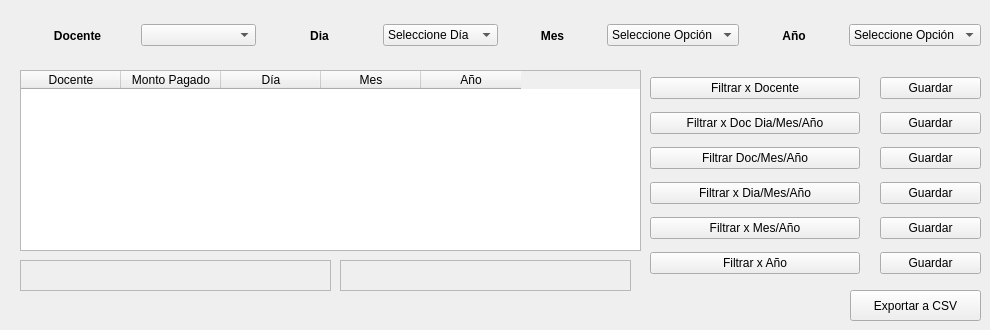
   <widget class="QWidget" name="tab_2">
    <attribute name="icon">
     <iconset>
      <activeon>:/icons/pix/oxygen/48x48/actions/view-credit-card-account.png</activeon>
     </iconset>
    </attribute>
    <attribute name="title">
     <string>Liquidación Docentes</string>
    </attribute>
    <widget class="QTableWidget" name="tableLiqDocentes">
     <property name="geometry">
      <rect>
       <x>20</x>
       <y>70</y>
       <width>621</width>
       <height>181</height>
      </rect>
     </property>
     <property name="layoutDirection">
      <enum>Qt::LeftToRight</enum>
     </property>
     <property name="textElideMode">
      <enum>Qt::ElideMiddle</enum>
     </property>
     <column>
      <property name="text">
       <string>Docente</string>
      </property>
      <property name="textAlignment">
       <set>AlignHCenter|AlignVCenter|AlignCenter</set>
      </property>
     </column>
     <column>
      <property name="text">
       <string>Monto Pagado</string>
      </property>
      <property name="textAlignment">
       <set>AlignHCenter|AlignVCenter|AlignCenter</set>
      </property>
     </column>
     <column>
      <property name="text">
       <string>Día</string>
      </property>
      <property name="textAlignment">
       <set>AlignHCenter|AlignVCenter|AlignCenter</set>
      </property>
     </column>
     <column>
      <property name="text">
       <string>Mes</string>
      </property>
      <property name="textAlignment">
       <set>AlignHCenter|AlignVCenter|AlignCenter</set>
      </property>
     </column>
     <column>
      <property name="text">
       <string>Año</string>
      </property>
      <property name="textAlignment">
       <set>AlignHCenter|AlignVCenter|AlignCenter</set>
      </property>
     </column>
    </widget>
    <widget class="QLabel" name="mensajePagos_2">
     <property name="geometry">
      <rect>
       <x>20</x>
       <y>260</y>
       <width>311</width>
       <height>31</height>
      </rect>
     </property>
     <property name="font">
      <font>
       <weight>75</weight>
       <bold>true</bold>
      </font>
     </property>
     <property name="frameShape">
      <enum>QFrame::StyledPanel</enum>
     </property>
     <property name="frameShadow">
      <enum>QFrame::Raised</enum>
     </property>
     <property name="text">
      <string/>
     </property>
     <property name="alignment">
      <set>Qt::AlignCenter</set>
     </property>
    </widget>
    <widget class="QWidget" name="layoutWidget">
     <property name="geometry">
      <rect>
       <x>20</x>
       <y>20</y>
       <width>961</width>
       <height>31</height>
      </rect>
     </property>
     <layout class="QHBoxLayout" name="horizontalLayout_8">
      <item>
       <layout class="QHBoxLayout" name="horizontalLayout_5">
        <item>
         <widget class="QLabel" name="label_11">
          <property name="font">
           <font>
            <weight>75</weight>
            <bold>true</bold>
           </font>
          </property>
          <property name="text">
           <string>Docente</string>
          </property>
          <property name="alignment">
           <set>Qt::AlignCenter</set>
          </property>
         </widget>
        </item>
        <item>
         <widget class="QComboBox" name="comboBoxDocente_2"/>
        </item>
       </layout>
      </item>
      <item>
       <layout class="QHBoxLayout" name="horizontalLayout_10">
        <item>
         <widget class="QLabel" name="label_16">
          <property name="font">
           <font>
            <weight>75</weight>
            <bold>true</bold>
           </font>
          </property>
          <property name="text">
           <string>Dia</string>
          </property>
          <property name="alignment">
           <set>Qt::AlignCenter</set>
          </property>
         </widget>
        </item>
        <item>
         <widget class="QComboBox" name="comboBoxDia_3">
          <item>
           <property name="text">
            <string>Seleccione Día</string>
           </property>
          </item>
          <item>
           <property name="text">
            <string>1</string>
           </property>
          </item>
          <item>
           <property name="text">
            <string>2</string>
           </property>
          </item>
          <item>
           <property name="text">
            <string>3</string>
           </property>
          </item>
          <item>
           <property name="text">
            <string>4</string>
           </property>
          </item>
          <item>
           <property name="text">
            <string>5</string>
           </property>
          </item>
          <item>
           <property name="text">
            <string>6</string>
           </property>
          </item>
          <item>
           <property name="text">
            <string>7</string>
           </property>
          </item>
          <item>
           <property name="text">
            <string>8</string>
           </property>
          </item>
          <item>
           <property name="text">
            <string>9</string>
           </property>
          </item>
          <item>
           <property name="text">
            <string>10</string>
           </property>
          </item>
          <item>
           <property name="text">
            <string>11</string>
           </property>
          </item>
          <item>
           <property name="text">
            <string>12</string>
           </property>
          </item>
          <item>
           <property name="text">
            <string>13</string>
           </property>
          </item>
          <item>
           <property name="text">
            <string>14</string>
           </property>
          </item>
          <item>
           <property name="text">
            <string>15</string>
           </property>
          </item>
          <item>
           <property name="text">
            <string>16</string>
           </property>
          </item>
          <item>
           <property name="text">
            <string>17</string>
           </property>
          </item>
          <item>
           <property name="text">
            <string>18</string>
           </property>
          </item>
          <item>
           <property name="text">
            <string>19</string>
           </property>
          </item>
          <item>
           <property name="text">
            <string>20</string>
           </property>
          </item>
          <item>
           <property name="text">
            <string>21</string>
           </property>
          </item>
          <item>
           <property name="text">
            <string>22</string>
           </property>
          </item>
          <item>
           <property name="text">
            <string>23</string>
           </property>
          </item>
          <item>
           <property name="text">
            <string>24</string>
           </property>
          </item>
          <item>
           <property name="text">
            <string>25</string>
           </property>
          </item>
          <item>
           <property name="text">
            <string>26</string>
           </property>
          </item>
          <item>
           <property name="text">
            <string>27</string>
           </property>
          </item>
          <item>
           <property name="text">
            <string>28</string>
           </property>
          </item>
          <item>
           <property name="text">
            <string>29</string>
           </property>
          </item>
          <item>
           <property name="text">
            <string>30</string>
           </property>
          </item>
          <item>
           <property name="text">
            <string>31</string>
           </property>
          </item>
         </widget>
        </item>
       </layout>
      </item>
      <item>
       <layout class="QHBoxLayout" name="horizontalLayout_6">
        <item>
         <widget class="QLabel" name="label_12">
          <property name="font">
           <font>
            <weight>75</weight>
            <bold>true</bold>
           </font>
          </property>
          <property name="text">
           <string>Mes</string>
          </property>
          <property name="alignment">
           <set>Qt::AlignCenter</set>
          </property>
         </widget>
        </item>
        <item>
         <widget class="QComboBox" name="mes_3">
          <item>
           <property name="text">
            <string>Seleccione Opción</string>
           </property>
          </item>
          <item>
           <property name="text">
            <string>Enero</string>
           </property>
          </item>
          <item>
           <property name="text">
            <string>Febrero</string>
           </property>
          </item>
          <item>
           <property name="text">
            <string>Marzo</string>
           </property>
          </item>
          <item>
           <property name="text">
            <string>Abril</string>
           </property>
          </item>
          <item>
           <property name="text">
            <string>Mayo</string>
           </property>
          </item>
          <item>
           <property name="text">
            <string>Junio</string>
           </property>
          </item>
          <item>
           <property name="text">
            <string>Julio</string>
           </property>
          </item>
          <item>
           <property name="text">
            <string>Agosto</string>
           </property>
          </item>
          <item>
           <property name="text">
            <string>Septiembre</string>
           </property>
          </item>
          <item>
           <property name="text">
            <string>Octubre</string>
           </property>
          </item>
          <item>
           <property name="text">
            <string>Noviembre</string>
           </property>
          </item>
          <item>
           <property name="text">
            <string>Diciembre</string>
           </property>
          </item>
         </widget>
        </item>
       </layout>
      </item>
      <item>
       <layout class="QHBoxLayout" name="horizontalLayout_7">
        <item>
         <widget class="QLabel" name="label_13">
          <property name="font">
           <font>
            <weight>75</weight>
            <bold>true</bold>
           </font>
          </property>
          <property name="text">
           <string>Año</string>
          </property>
          <property name="alignment">
           <set>Qt::AlignCenter</set>
          </property>
         </widget>
        </item>
        <item>
         <widget class="QComboBox" name="anio_3">
          <item>
           <property name="text">
            <string>Seleccione Opción</string>
           </property>
          </item>
          <item>
           <property name="text">
            <string>2000</string>
           </property>
          </item>
          <item>
           <property name="text">
            <string>2001</string>
           </property>
          </item>
          <item>
           <property name="text">
            <string>2002</string>
           </property>
          </item>
          <item>
           <property name="text">
            <string>2003</string>
           </property>
          </item>
          <item>
           <property name="text">
            <string>2004</string>
           </property>
          </item>
          <item>
           <property name="text">
            <string>2005</string>
           </property>
          </item>
          <item>
           <property name="text">
            <string>2006</string>
           </property>
          </item>
          <item>
           <property name="text">
            <string>2007</string>
           </property>
          </item>
          <item>
           <property name="text">
            <string>2008</string>
           </property>
          </item>
          <item>
           <property name="text">
            <string>2009</string>
           </property>
          </item>
          <item>
           <property name="text">
            <string>2010</string>
           </property>
          </item>
          <item>
           <property name="text">
            <string>2011</string>
           </property>
          </item>
          <item>
           <property name="text">
            <string>2012</string>
           </property>
          </item>
          <item>
           <property name="text">
            <string>2013</string>
           </property>
          </item>
          <item>
           <property name="text">
            <string>2014</string>
           </property>
          </item>
          <item>
           <property name="text">
            <string>2015</string>
           </property>
          </item>
          <item>
           <property name="text">
            <string>2016</string>
           </property>
          </item>
          <item>
           <property name="text">
            <string>2017</string>
           </property>
          </item>
          <item>
           <property name="text">
            <string>2018</string>
           </property>
          </item>
          <item>
           <property name="text">
            <string>2019</string>
           </property>
          </item>
          <item>
           <property name="text">
            <string>2020</string>
           </property>
          </item>
          <item>
           <property name="text">
            <string>2021</string>
           </property>
          </item>
          <item>
           <property name="text">
            <string>2022</string>
           </property>
          </item>
          <item>
           <property name="text">
            <string>2023</string>
           </property>
          </item>
          <item>
           <property name="text">
            <string>2024</string>
           </property>
          </item>
          <item>
           <property name="text">
            <string>2025</string>
           </property>
          </item>
          <item>
           <property name="text">
            <string>2026</string>
           </property>
          </item>
          <item>
           <property name="text">
            <string>2027</string>
           </property>
          </item>
          <item>
           <property name="text">
            <string>2028</string>
           </property>
          </item>
          <item>
           <property name="text">
            <string>2029</string>
           </property>
          </item>
          <item>
           <property name="text">
            <string>2030</string>
           </property>
          </item>
          <item>
           <property name="text">
            <string>2031</string>
           </property>
          </item>
          <item>
           <property name="text">
            <string>2032</string>
           </property>
          </item>
          <item>
           <property name="text">
            <string>2033</string>
           </property>
          </item>
          <item>
           <property name="text">
            <string>2034</string>
           </property>
          </item>
          <item>
           <property name="text">
            <string>2035</string>
           </property>
          </item>
          <item>
           <property name="text">
            <string>2036</string>
           </property>
          </item>
          <item>
           <property name="text">
            <string>2037</string>
           </property>
          </item>
          <item>
           <property name="text">
            <string>2038</string>
           </property>
          </item>
          <item>
           <property name="text">
            <string>2039</string>
           </property>
          </item>
          <item>
           <property name="text">
            <string>2040</string>
           </property>
          </item>
          <item>
           <property name="text">
            <string>2041</string>
           </property>
          </item>
          <item>
           <property name="text">
            <string>2042</string>
           </property>
          </item>
          <item>
           <property name="text">
            <string>2043</string>
           </property>
          </item>
          <item>
           <property name="text">
            <string>2044</string>
           </property>
          </item>
          <item>
           <property name="text">
            <string>2045</string>
           </property>
          </item>
          <item>
           <property name="text">
            <string>2046</string>
           </property>
          </item>
          <item>
           <property name="text">
            <string>2047</string>
           </property>
          </item>
          <item>
           <property name="text">
            <string>2048</string>
           </property>
          </item>
          <item>
           <property name="text">
            <string>2049</string>
           </property>
          </item>
          <item>
           <property name="text">
            <string>2050</string>
           </property>
          </item>
          <item>
           <property name="text">
            <string>2051</string>
           </property>
          </item>
          <item>
           <property name="text">
            <string>2052</string>
           </property>
          </item>
          <item>
           <property name="text">
            <string>2053</string>
           </property>
          </item>
          <item>
           <property name="text">
            <string>2054</string>
           </property>
          </item>
          <item>
           <property name="text">
            <string>2055</string>
           </property>
          </item>
          <item>
           <property name="text">
            <string>2056</string>
           </property>
          </item>
          <item>
           <property name="text">
            <string>2057</string>
           </property>
          </item>
          <item>
           <property name="text">
            <string>2058</string>
           </property>
          </item>
          <item>
           <property name="text">
            <string>2059</string>
           </property>
          </item>
          <item>
           <property name="text">
            <string>2060</string>
           </property>
          </item>
          <item>
           <property name="text">
            <string>2061</string>
           </property>
          </item>
          <item>
           <property name="text">
            <string>2062</string>
           </property>
          </item>
          <item>
           <property name="text">
            <string>2063</string>
           </property>
          </item>
          <item>
           <property name="text">
            <string>2064</string>
           </property>
          </item>
          <item>
           <property name="text">
            <string>2065</string>
           </property>
          </item>
          <item>
           <property name="text">
            <string>2066</string>
           </property>
          </item>
          <item>
           <property name="text">
            <string>2067</string>
           </property>
          </item>
          <item>
           <property name="text">
            <string>2068</string>
           </property>
          </item>
          <item>
           <property name="text">
            <string>2069</string>
           </property>
          </item>
          <item>
           <property name="text">
            <string>2070</string>
           </property>
          </item>
          <item>
           <property name="text">
            <string>2071</string>
           </property>
          </item>
          <item>
           <property name="text">
            <string>2072</string>
           </property>
          </item>
          <item>
           <property name="text">
            <string>2073</string>
           </property>
          </item>
          <item>
           <property name="text">
            <string>2074</string>
           </property>
          </item>
          <item>
           <property name="text">
            <string>2075</string>
           </property>
          </item>
          <item>
           <property name="text">
            <string>2076</string>
           </property>
          </item>
          <item>
           <property name="text">
            <string>2077</string>
           </property>
          </item>
          <item>
           <property name="text">
            <string>2078</string>
           </property>
          </item>
          <item>
           <property name="text">
            <string>2079</string>
           </property>
          </item>
          <item>
           <property name="text">
            <string>2080</string>
           </property>
          </item>
          <item>
           <property name="text">
            <string>2081</string>
           </property>
          </item>
          <item>
           <property name="text">
            <string>2082</string>
           </property>
          </item>
          <item>
           <property name="text">
            <string>2083</string>
           </property>
          </item>
          <item>
           <property name="text">
            <string>2084</string>
           </property>
          </item>
          <item>
           <property name="text">
            <string>2085</string>
           </property>
          </item>
          <item>
           <property name="text">
            <string>2086</string>
           </property>
          </item>
          <item>
           <property name="text">
            <string>2087</string>
           </property>
          </item>
          <item>
           <property name="text">
            <string>2088</string>
           </property>
          </item>
          <item>
           <property name="text">
            <string>2089</string>
           </property>
          </item>
          <item>
           <property name="text">
            <string>2090</string>
           </property>
          </item>
          <item>
           <property name="text">
            <string>2091</string>
           </property>
          </item>
          <item>
           <property name="text">
            <string>2092</string>
           </property>
          </item>
          <item>
           <property name="text">
            <string>2093</string>
           </property>
          </item>
          <item>
           <property name="text">
            <string>2094</string>
           </property>
          </item>
          <item>
           <property name="text">
            <string>2095</string>
           </property>
          </item>
          <item>
           <property name="text">
            <string>2096</string>
           </property>
          </item>
          <item>
           <property name="text">
            <string>2097</string>
           </property>
          </item>
          <item>
           <property name="text">
            <string>2098</string>
           </property>
          </item>
          <item>
           <property name="text">
            <string>2099</string>
           </property>
          </item>
         </widget>
        </item>
       </layout>
      </item>
     </layout>
    </widget>
    <widget class="QWidget" name="layoutWidget">
     <property name="geometry">
      <rect>
       <x>650</x>
       <y>70</y>
       <width>210</width>
       <height>211</height>
      </rect>
     </property>
     <layout class="QVBoxLayout" name="verticalLayout_7">
      <item>
       <widget class="QPushButton" name="filtroDocente">
        <property name="text">
         <string>Filtrar x Docente</string>
        </property>
        <property name="icon">
         <iconset>
          <activeon>:/icons/pix/oxygen/48x48/status/meeting-observer.png</activeon>
         </iconset>
        </property>
        <property name="iconSize">
         <size>
          <width>22</width>
          <height>22</height>
         </size>
        </property>
       </widget>
      </item>
      <item>
       <widget class="QPushButton" name="filtroDocMesAnio">
        <property name="text">
         <string>Filtrar x Doc Dia/Mes/Año</string>
        </property>
        <property name="icon">
         <iconset>
          <activeon>:/icons/pix/oxygen/48x48/actions/view-calendar-month.png</activeon>
         </iconset>
        </property>
        <property name="iconSize">
         <size>
          <width>22</width>
          <height>22</height>
         </size>
        </property>
       </widget>
      </item>
      <item>
       <widget class="QPushButton" name="pushButton_2">
        <property name="text">
         <string>Filtrar Doc/Mes/Año</string>
        </property>
        <property name="icon">
         <iconset>
          <activeon>:/icons/pix/oxygen/48x48/actions/view-calendar-workweek.png</activeon>
         </iconset>
        </property>
        <property name="iconSize">
         <size>
          <width>22</width>
          <height>22</height>
         </size>
        </property>
       </widget>
      </item>
      <item>
       <widget class="QPushButton" name="filtroDiaMesAnio">
        <property name="text">
         <string>Filtrar x Dia/Mes/Año</string>
        </property>
        <property name="icon">
         <iconset>
          <activeon>:/icons/pix/oxygen/48x48/actions/view-calendar-month.png</activeon>
         </iconset>
        </property>
        <property name="iconSize">
         <size>
          <width>22</width>
          <height>22</height>
         </size>
        </property>
       </widget>
      </item>
      <item>
       <widget class="QPushButton" name="filtroMesAnio">
        <property name="text">
         <string>Filtrar x Mes/Año</string>
        </property>
        <property name="icon">
         <iconset>
          <activeon>:/icons/pix/oxygen/48x48/actions/view-calendar-workweek.png</activeon>
         </iconset>
        </property>
        <property name="iconSize">
         <size>
          <width>22</width>
          <height>22</height>
         </size>
        </property>
       </widget>
      </item>
      <item>
       <widget class="QPushButton" name="filtroAnio">
        <property name="text">
         <string>Filtrar x Año</string>
        </property>
        <property name="icon">
         <iconset>
          <activeon>:/icons/pix/oxygen/48x48/actions/view-calendar-month.png</activeon>
         </iconset>
        </property>
        <property name="iconSize">
         <size>
          <width>22</width>
          <height>22</height>
         </size>
        </property>
       </widget>
      </item>
     </layout>
    </widget>
    <widget class="QLabel" name="mensajePagos_3">
     <property name="geometry">
      <rect>
       <x>340</x>
       <y>260</y>
       <width>291</width>
       <height>31</height>
      </rect>
     </property>
     <property name="font">
      <font>
       <weight>75</weight>
       <bold>true</bold>
      </font>
     </property>
     <property name="frameShape">
      <enum>QFrame::StyledPanel</enum>
     </property>
     <property name="frameShadow">
      <enum>QFrame::Raised</enum>
     </property>
     <property name="text">
      <string/>
     </property>
     <property name="alignment">
      <set>Qt::AlignCenter</set>
     </property>
    </widget>
    <widget class="QWidget" name="layoutWidget">
     <property name="geometry">
      <rect>
       <x>880</x>
       <y>70</y>
       <width>101</width>
       <height>211</height>
      </rect>
     </property>
     <layout class="QVBoxLayout" name="verticalLayout_9">
      <item>
       <widget class="QPushButton" name="GuardarD1">
        <property name="text">
         <string>Guardar</string>
        </property>
        <property name="icon">
         <iconset>
          <activeon>:/icons/pix/oxygen/48x48/devices/media-floppy.png</activeon>
         </iconset>
        </property>
        <property name="iconSize">
         <size>
          <width>16</width>
          <height>16</height>
         </size>
        </property>
       </widget>
      </item>
      <item>
       <widget class="QPushButton" name="GuardarD2">
        <property name="text">
         <string>Guardar</string>
        </property>
        <property name="icon">
         <iconset>
          <activeon>:/icons/pix/oxygen/48x48/devices/media-floppy.png</activeon>
         </iconset>
        </property>
        <property name="iconSize">
         <size>
          <width>16</width>
          <height>16</height>
         </size>
        </property>
       </widget>
      </item>
      <item>
       <widget class="QPushButton" name="GuardarD3">
        <property name="text">
         <string>Guardar</string>
        </property>
        <property name="icon">
         <iconset>
          <activeon>:/icons/pix/oxygen/48x48/devices/media-floppy.png</activeon>
         </iconset>
        </property>
        <property name="iconSize">
         <size>
          <width>16</width>
          <height>16</height>
         </size>
        </property>
       </widget>
      </item>
      <item>
       <widget class="QPushButton" name="GuardarD4">
        <property name="text">
         <string>Guardar</string>
        </property>
        <property name="icon">
         <iconset>
          <activeon>:/icons/pix/oxygen/48x48/devices/media-floppy.png</activeon>
         </iconset>
        </property>
        <property name="iconSize">
         <size>
          <width>16</width>
          <height>16</height>
         </size>
        </property>
       </widget>
      </item>
      <item>
       <widget class="QPushButton" name="GuardarD5">
        <property name="text">
         <string>Guardar</string>
        </property>
        <property name="icon">
         <iconset>
          <activeon>:/icons/pix/oxygen/48x48/devices/media-floppy.png</activeon>
         </iconset>
        </property>
        <property name="iconSize">
         <size>
          <width>16</width>
          <height>16</height>
         </size>
        </property>
       </widget>
      </item>
      <item>
       <widget class="QPushButton" name="GuardarD6">
        <property name="text">
         <string>Guardar</string>
        </property>
        <property name="icon">
         <iconset>
          <activeon>:/icons/pix/oxygen/48x48/devices/media-floppy.png</activeon>
         </iconset>
        </property>
        <property name="iconSize">
         <size>
          <width>16</width>
          <height>16</height>
         </size>
        </property>
       </widget>
      </item>
     </layout>
    </widget>
    <widget class="QPushButton" name="exportCSVLiqDoc">
     <property name="geometry">
      <rect>
       <x>850</x>
       <y>290</y>
       <width>131</width>
       <height>31</height>
      </rect>
     </property>
     <property name="font">
      <font>
       <stylestrategy>PreferAntialias</stylestrategy>
      </font>
     </property>
     <property name="text">
      <string>Exportar a CSV</string>
     </property>
     <property name="icon">
      <iconset>
       <activeon>:/icons/pix/oxygen/48x48/actions/system-switch-user.png</activeon>
      </iconset>
     </property>
    </widget>
   </widget>
